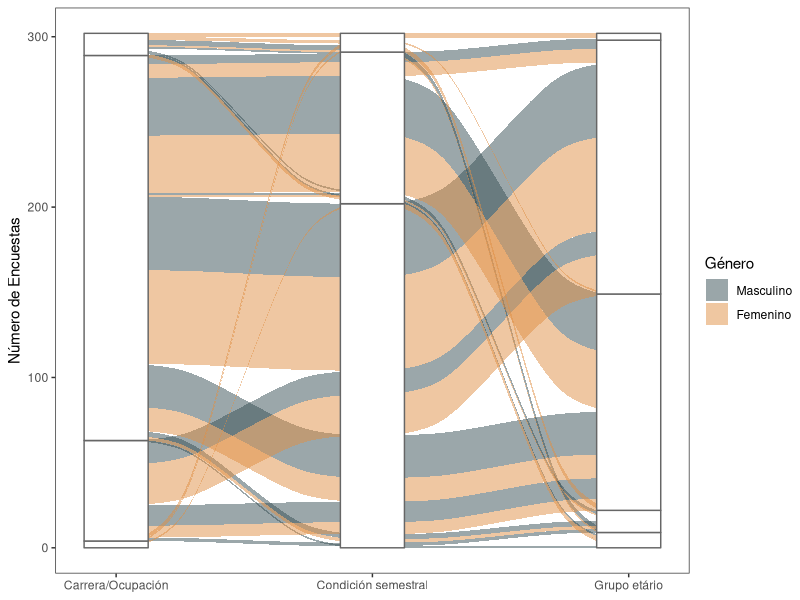
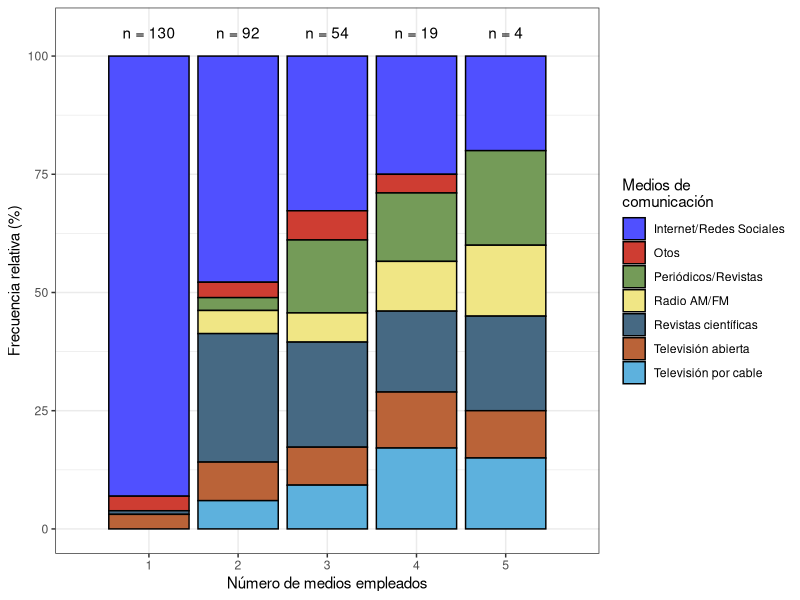
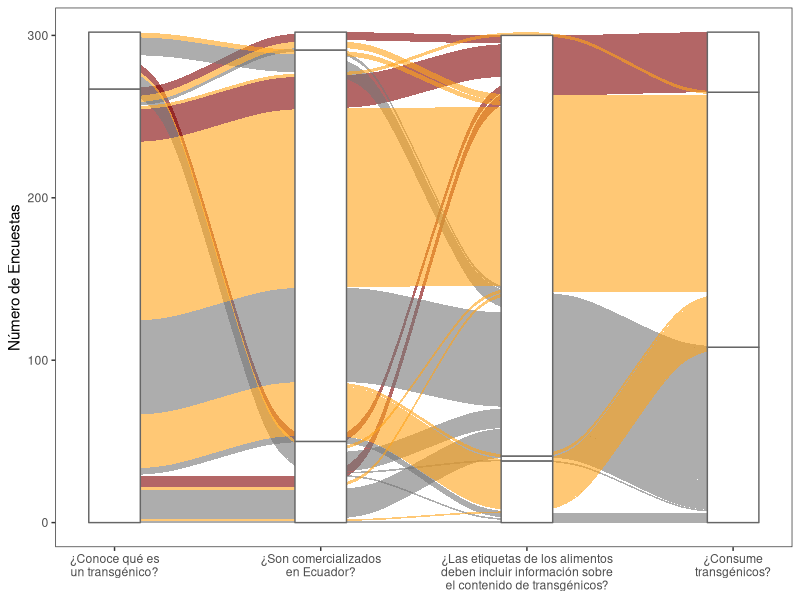
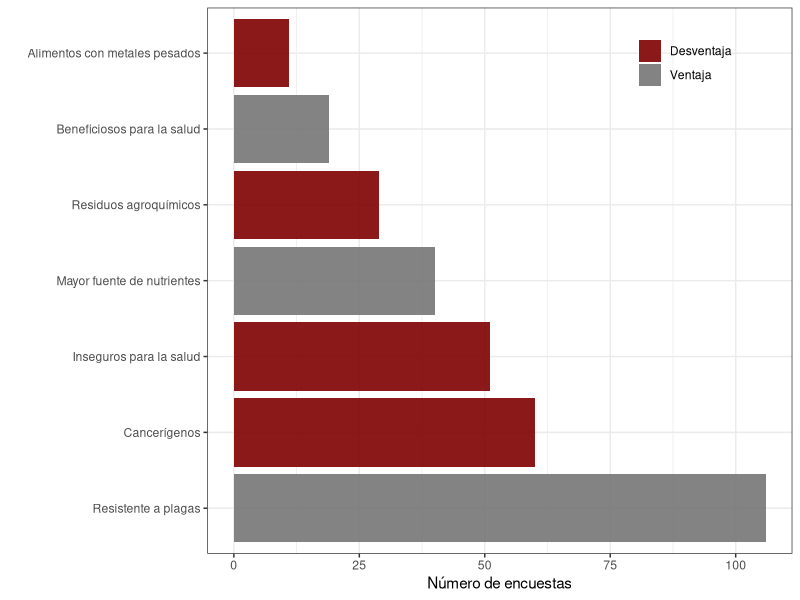
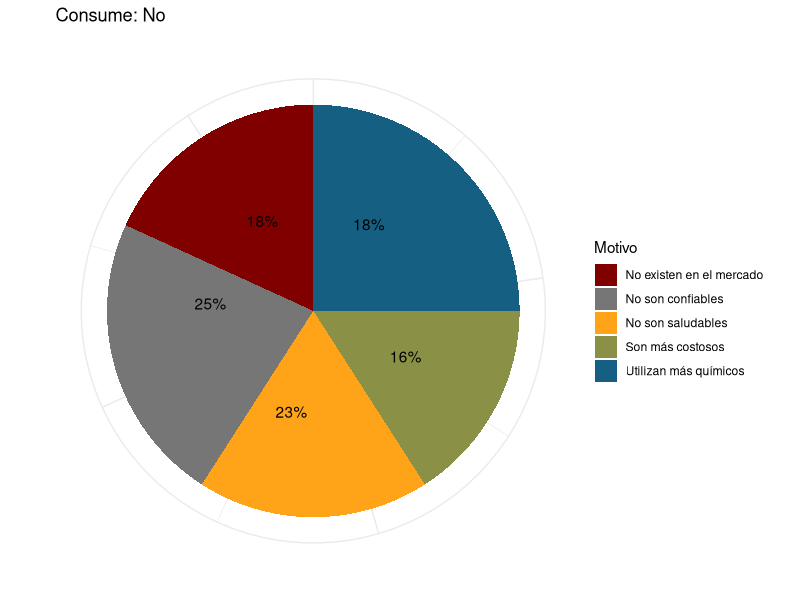
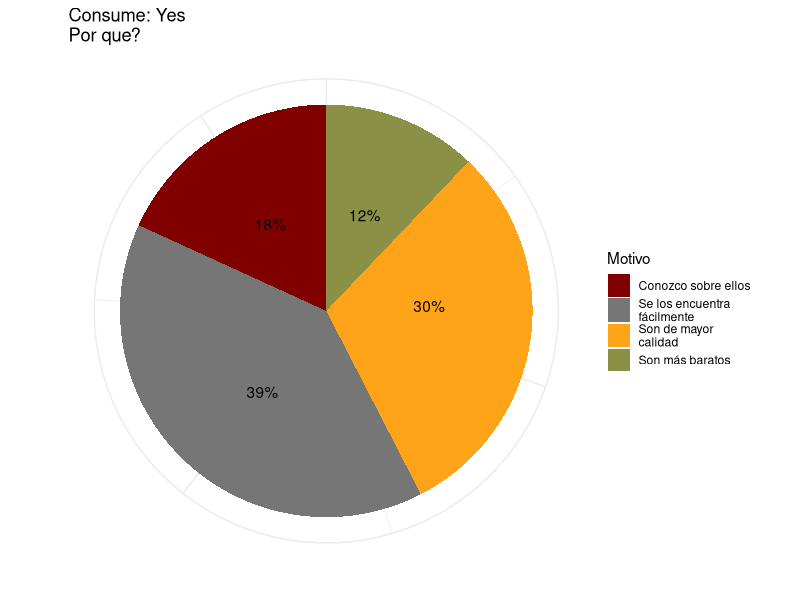
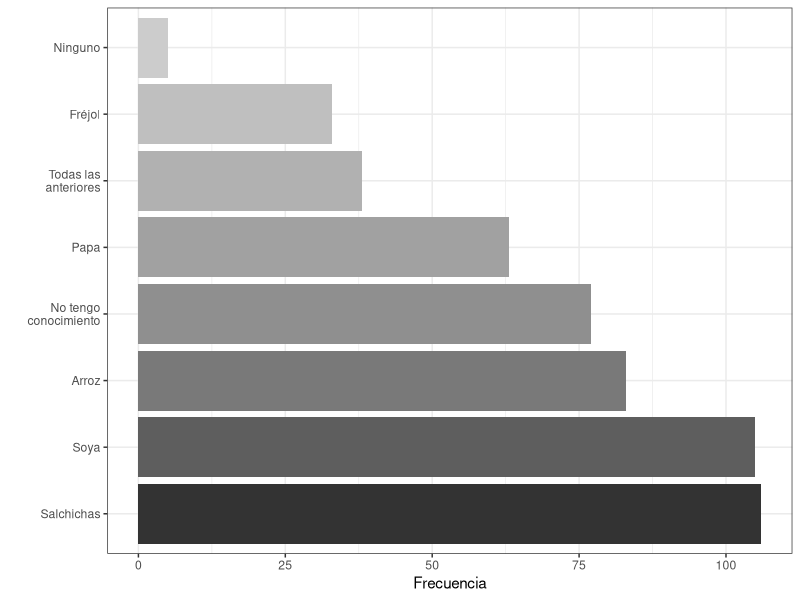
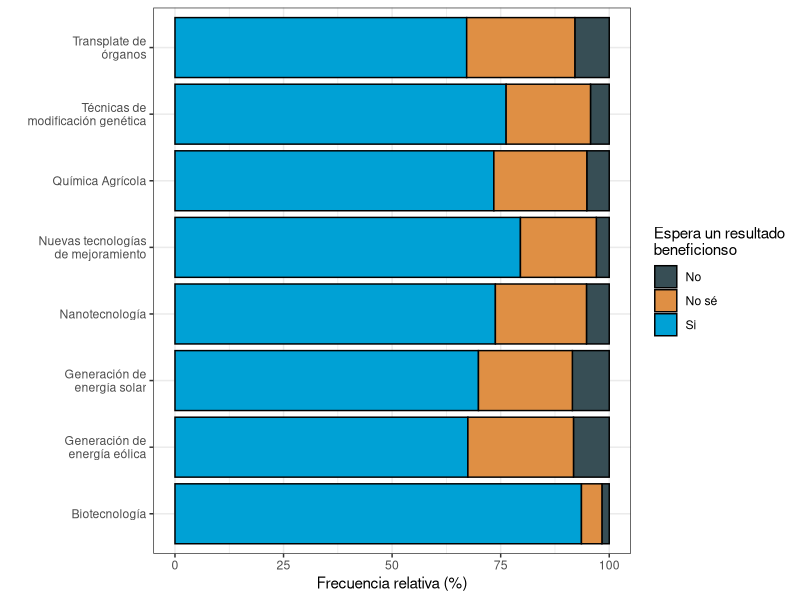

These figures' R source, in order:
## ---- chunk 1
#### Load Packages ####
library(readxl) # Read Excel Files
library(tidyverse) # Easily Install and Load the 'Tidyverse'
library(stringr) # Simple, Consistent Wrappers for Common String Operations
library(ggalluvial)
library(magrittr)
library(ggsci)
library(scales)
library(ggpubr)
## ---- chunk 2
raw_data <- map(2:12, .f = function(x){
  read_xlsx(path = 'data/Encuestas.xlsx', sheet = x) %>% 
    mutate(Sheet = x)
}) %>% bind_rows()
## ---- chunk 3
clean_data <- raw_data %>% mutate(P4a = tolower(P4a) ) %>%
  # Clean Data
  # Repeated careers
  mutate(P4a = ifelse(P4a %in% 'ingenieria en ecosistema',
                      "ingeniería en ecosistemas", P4a)) %>% 
  mutate(P4a = ifelse(P4a %in% c("ingeniería en ciencas del agua",
                                 "ingeniería en ciencias del agua"),
                      "ingeniería en ciencias del agua", P4a)) %>% 
  mutate(P4a = ifelse(grepl("ingeniería", P4a), "Ingeniería", P4a) ) %>% 
  mutate(P4a = ifelse(P4a %in% c('agroecología', 'arquitectura',
                                 'ciencias experimentales',
                                 'licenciatura en biocomercio'),
                      "Licenciaturas", P4a) ) %>% 
  mutate(P4a = ifelse(P4a %in% c('administrativo'), 'otros', P4a) ) %>% 
  mutate(P4a = ifelse(P4a %in% c('docente'), 'Docentes', P4a) )
## ---- chunk 4
clean_data %<>%  mutate(P2 = factor(P2, levels = c(1,2),
                                     labels = c("Masculino", "Femenino")))
## ---- chunk 5
clean_data %<>% 
  mutate(P3 = ifelse(P3 == 1, "17-20", P3)) %>% 
  mutate(P3 = ifelse(P3 == 2, "21-25", P3)) %>% 
  mutate(P3 = ifelse(P3 == 3, "26-30", P3)) %>% 
  mutate(P3 = ifelse(P3 == 4, "31-40", P3)) %>% 
  mutate(P3 = ifelse(P3 == 5, "> 40", P3)) %>% 
  mutate(P3 = ifelse(P3 == 6, "> 40", P3))
## ---- chunk 6
clean_data %<>% 
  mutate(`5` = ifelse(`5` > 4, "Carrera", "Tronco común"))
## ---- chunk 7
# Summarinsing data
sample_space <- clean_data %>% group_by(P2, P3, P4a, `5`) %>% 
  summarise(N = n()) %>% arrange(P4a)
sspace_plot <- ggplot(sample_space, aes(axis1 = P4a, axis2 = `5`, axis3 = P3, y = N)) +
  geom_alluvium(aes(fill = P2),  width = 1/8) +
  geom_stratum(width = 1/4, fill = "white", color = "grey40") +
  geom_label(stat = "stratum", label.strata = T, size = 3) +
  scale_x_continuous(breaks = 1:3, labels = c("Carrera/Ocupación",
                                              "Condición semestral",
                                              "Grupo etário")) +
  scale_fill_jama() + theme_test() + 
  labs(fill = "Género", y = "Número de Encuestas")
sspace_plot
## ---- chunk 8
medios <- clean_data %>% select(`6a`:`6g`) %>% mutate(Index = 1:n()) %>% 
  gather(key = "Medio", value = "Valor", `6a`:`6g`) %>% 
  mutate(Medio = ifelse(Medio %in% "6a", "Radio AM/FM", Medio)) %>% 
  mutate(Medio = ifelse(Medio %in% "6b", "Televisión abierta", Medio)) %>% 
  mutate(Medio = ifelse(Medio %in% "6c", "Televisión por cable", Medio)) %>% 
  mutate(Medio = ifelse(Medio %in% "6d", "Periódicos/Revistas", Medio)) %>% 
  mutate(Medio = ifelse(Medio %in% "6e", "Internet/Redes Sociales", Medio)) %>% 
  mutate(Medio = ifelse(Medio %in% "6f", "Revistas científicas", Medio)) %>% 
  mutate(Medio = ifelse(Medio %in% "6g", "Otos", Medio)) %>%
  filter(Valor <= 1)

## ---- chunk 9
# Obtener el n por medios
labels <- medios %>% filter(Valor != 0) %>% 
  arrange(Index) %>% 
  group_by(Index) %>% mutate(total = sum(Valor)) %>%
  count(total) %>% ungroup() %>% count(n) %>% 
  mutate(nn = paste0("n = ", nn))

medios_f <- medios %>% filter(Valor != 0) %>% arrange(Index) %>%
  group_by(Index) %>% mutate(total = sum(Valor)) %>%
  select(-Valor)
medios_plot <-   ggplot(medios_f) +
  geom_bar(aes(factor(total), fill = Medio),
           position = "fill", color = "black") +
  geom_text(data = labels, aes(x= factor(n), y = 1.05, label = nn) ) +
  ggsci::scale_fill_igv() + theme_bw() + 
  scale_y_continuous(breaks = seq(0, 1, by = 0.25),
                     labels = seq(0, 100, by = 25)) +
  scale_x_discrete(limits = 1:5) +
  labs(x = "Número de medios empleados", y = "Frecuencia relativa (%)",
       fill = "Medios de\ncomunicación")
medios_plot
## ---- chunk 10
transform <-  function(x) {
    ifelse(x == 0, "No", ifelse(x == 1, "Sí",
                                ifelse(x == 2, "No sé", "Ya les tiene")))
  } 
knowledge <- clean_data %>% select(`7`, `8`, `10`, `17`) %>%
  mutate_all(transform) %>% mutate_all(as.factor) %>%
  group_by(`7`, `8`, `10`, `17`) %>% summarise(N = n())
## ---- chunk 11
labs_know <- c("¿Conoce qué es\nun transgénico?",
               "¿Son comercializados\nen Ecuador?",
               "¿Las etiquetas de los alimentos
deben incluir información sobre
el contenido de transgénicos?",
               "¿Consume\ntransgénicos?")
main_plot <- ggplot(knowledge, aes(axis1 = `7`, axis2 = `8`, axis4 = `10`,
                      axis3 = `17`,y = N)) +
  geom_alluvium(aes(fill = `10`), width = 1/20, alpha = 0.6) +
  geom_stratum(width = 1/4, fill = "white", color = "grey40") +
  geom_label(stat = "stratum", label.strata = TRUE, size = 3) +
  scale_x_continuous(breaks = 1:4, labels = labs_know) +
  scale_fill_uchicago() + theme_test() + 
  labs(y = "Número de Encuestas") + guides(fill = F) 
main_plot
## ---- chunk 12
  risk_benefit <- clean_data %>% select(starts_with("14")) %>%
    gather(key = "Variable", value = "Valor", `14a`:`14h` ) %>%
    group_by(Variable) %>%  summarise(N = sum(Valor, na.rm = T) ) %>% 
  filter( !(Variable %in% "14h") ) %>% 
  mutate(R_B = ifelse(Variable %in% c("14b", "14d", "14g"),
                      "Ventaja", "Desventaja") ) %>% 
  mutate(R_B = factor(R_B, levels = c("Desventaja", "Ventaja")) ) %>% 
  mutate(Variable = ifelse(Variable %in% "14a", "Residuos agroquímicos",
                           Variable)) %>% 
  mutate(Variable = ifelse(Variable %in% "14b", "Mayor fuente de nutrientes",
                           Variable)) %>% 
  mutate(Variable = ifelse(Variable %in% "14c", "Inseguros para la salud",
                           Variable)) %>% 
  mutate(Variable = ifelse(Variable %in% "14d", "Beneficiosos para la salud",
                           Variable)) %>% 
  mutate(Variable = ifelse(Variable %in% "14e", "Alimentos con metales pesados",
                           Variable)) %>% 
  mutate(Variable = ifelse(Variable %in% "14f", "Cancerígenos",
                           Variable)) %>% 
  mutate(Variable = ifelse(Variable %in% "14g", "Resistente a plagas",
                           Variable)) %>% 
  mutate(Variable = ifelse(Variable %in% "14h", "Mejoramiento genético",
                           Variable)) %>% 
  arrange(-N) %>% mutate(Variable = factor(Variable, levels = .$Variable))
  
advantages <- ggplot(risk_benefit, aes(x = Variable, y = N)) + 
  geom_bar(aes(fill = R_B),stat = "identity", alpha = 0.9) +
  theme_bw() + labs(fill = "", y = "Número de encuestas", x = "") +
  theme(legend.position=c(0.9,1), legend.justification=c(0.95,1),
        legend.background=element_blank())+
  coord_flip() + ggsci::scale_fill_uchicago()
advantages
## ---- chunk 13
consumption_no <- clean_data %>% filter(`10` == 0) %>% select(`11a`:`11e`) %>% 
  gather(key = "Question", value = "Value") %>% group_by(Question) %>%
  summarise(N = sum(Value)) %>% mutate(Per = round(N / sum(N) *100)) %>% 
  mutate(Question = ifelse(Question %in% "11a", "No son saludables", Question)) %>% 
  mutate(Question = ifelse(Question %in% "11b", "Son más costosos", Question)) %>% 
  mutate(Question = ifelse(Question %in% "11c", "No son confiables", Question)) %>% 
  mutate(Question = ifelse(Question %in% "11d", "Utilizan más químicos", Question)) %>% 
  mutate(Question = ifelse(Question %in% "11e", "No existen en el mercado", Question)) 

consumtion_pltN <-  ggplot(consumption_no, aes(x = "", y = N, fill = Question)) +
  geom_bar(stat = "identity") + coord_polar("y", start = 0) +
  theme_minimal() + ggsci::scale_fill_uchicago() +
  geom_text(aes(y = N + c(-4, cumsum(N*0.9)[-length(N)]), 
                label = paste0(Per, "%") )) +
  theme(axis.text.x=element_blank()) +
  labs(title = "Consume: No\n", x = '', y = "", fill = "Motivo") 
consumtion_pltN
## ---- chunk 14
consumption_yes1 <- clean_data %>% filter(`10` == 1) %>% select(`12a`:`12d`) %>% 
  gather(key = "Question", value = "Value") %>% group_by(Question) %>%
  summarise(N = sum(Value, na.rm = T))  %>%
  mutate(Per = round(N / sum(N) *100)) %>% 
  mutate(Question = ifelse(Question %in% "12a",
                            "Se los encuentra\nfácilmente", Question)) %>% 
  mutate(Question = ifelse(Question %in% "12b",
                            "Son más baratos", Question)) %>% 
  mutate(Question = ifelse(Question %in% "12c",
                            "Son de mayor\ncalidad", Question)) %>% 
  mutate(Question = ifelse(Question %in% "12d",
                            "Conozco sobre ellos", Question))

 consumtion_pltY <- ggplot(consumption_yes1, aes(x = "", y = N, fill = Question)) +
  geom_bar(stat = "identity") + coord_polar("y", start = 0) +
  theme_minimal() + ggsci::scale_fill_uchicago() +
  geom_text(aes(y = c(20, 2, 8, 30), 
                label = paste0(Per, "%") )) +
  theme(axis.text.x=element_blank()) +
  labs(title = "Consume: Yes\nPor que?", x = '', y = "", fill = "Motivo") 
 consumtion_pltY
## ---- chunk 15
consumption_plot <- ggarrange(consumtion_pltN, consumtion_pltY,
                              labels = c("A", "B"), ncol = 2, nrow = 1)
## ---- chunk 16
OGM_products <- clean_data %>% select(starts_with("15")) %>%
  gather(key = "Variable", value = "Valor", `15a`:`15h` ) %>% 
  group_by(Variable) %>%  summarise(N = sum(Valor, na.rm = T) ) %>% 
  arrange(-N) %>% 
  mutate(Variable = ifelse(Variable %in% "15a", "Soya", Variable) ) %>% 
  mutate(Variable = ifelse(Variable %in% "15b", "Arroz", Variable) ) %>% 
  mutate(Variable = ifelse(Variable %in% "15c", "Fréjol", Variable) ) %>% 
  mutate(Variable = ifelse(Variable %in% "15d", "Papa", Variable) ) %>%
   mutate(Variable = ifelse(Variable %in% "15e", "Salchichas", Variable) ) %>% 
  mutate(Variable = ifelse(Variable %in% "15f",
                           "Todas las\n anteriores", Variable) ) %>% 
  mutate(Variable = ifelse(Variable %in% "15g", "Ninguno", Variable) ) %>% 
  mutate(Variable = ifelse(Variable %in% "15h", "No tengo\nconocimiento", 
                           Variable) ) %>% 
  mutate(Variable = factor(Variable, levels = .$Variable)) 

products_plot <- ggplot(OGM_products, aes(Variable, N)) +
  geom_bar(aes(fill = Variable), stat = "identity") +
  scale_fill_grey() + coord_flip() + theme_bw() +
  guides(fill = F) + 
  labs(y = "Frecuencia", x = "")
products_plot
## ---- chunk 17
new_tech <- clean_data %>% select(starts_with("20")) %>%
  gather(key = "Variable", value = "Valor", starts_with("20") ) %>%
  count(Variable, Valor) %>% filter(!is.na(Valor)) %>%
  mutate(Variable = ifelse(Variable %in% "20 (Bio)",
                           "Biotecnología", Variable)) %>% 
  mutate(Variable = ifelse(Variable %in% "20 (Eolica)",
                           "Generación de\nenergía eólica", Variable)) %>% 
  mutate(Variable = ifelse(Variable %in% "20 (Modifica)",
                           "Técnicas de\nmodificación genética", Variable)) %>% 
  mutate(Variable = ifelse(Variable %in% "20 (Nano)",
                           "Nanotecnología", Variable)) %>% 
  mutate(Variable = ifelse(Variable %in% "20 (NBT)",
                           "Nuevas tecnologías\nde mejoramiento", Variable)) %>% 
  mutate(Variable = ifelse(Variable %in% "20 (Quimi)",
                           "Química Agrícola", Variable)) %>% 
  mutate(Variable = ifelse(Variable %in% "20 (Solar)",
                           "Generación de\nenergía solar", Variable)) %>% 
  mutate(Variable = ifelse(Variable %in% "20 (Transplante)",
                           "Transplate de\nórganos", Variable)) %>% 
   filter(Valor <= 3)%>%
  mutate(Valor = ifelse(Valor > 1, "No sé", ifelse(Valor < 1, "No", "Si")))
  
  
  
tech_perception <- ggplot(new_tech, aes(Variable, n )) +
  geom_bar(aes(fill = factor(Valor) ), color = "black",
           stat = "identity", position = "fill") + theme_bw() +
  scale_y_continuous(breaks = seq(0, 1, by = 0.25),
                     labels = seq(0, 100, by = 25)) +
  scale_fill_jama() + coord_flip() +
  labs(fill = "Espera un resultado\nbeneficionso", x = "",
       y = "Frecuencia relativa (%)")
tech_perception
